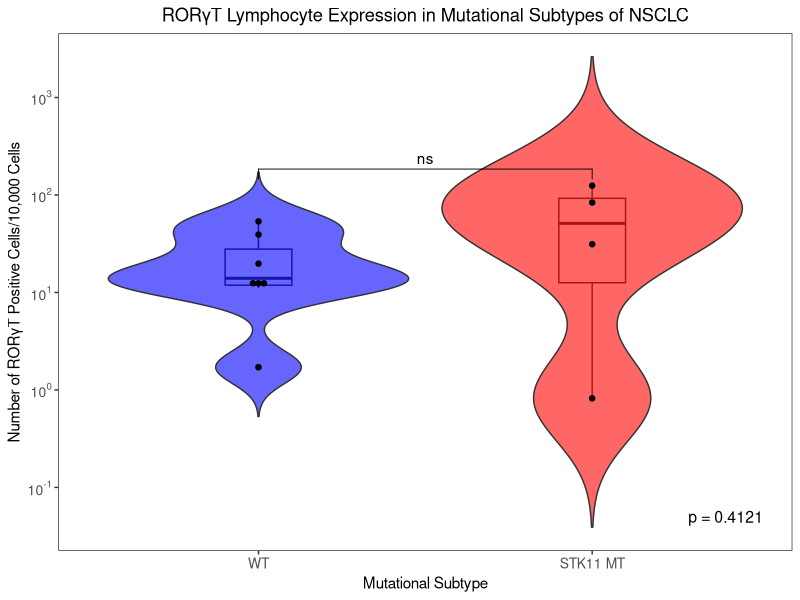

This chart was generated by the following R code:
## Analysis Script ##


# Change wd and load packages
setwd()

library(ggpubr)
library(ggplot2)
library(scales)


# Mann-Whitney U Test #

# Import CSV created in excel
mt_vs_wt_data <- read.csv("stk11_vs_wt.csv")

# Subsetting dependent on if WT or MT
s_wt <- mt_vs_wt_data[mt_vs_wt_data$mutation == "WT", ]
s_mt <- mt_vs_wt_data[mt_vs_wt_data$mutation == "STK11 MT", ]

wt_rorgt <- s_wt$rorgt
mt_rorgt <- s_mt$rorgt

# Running the Mann-Whitney U Test ('wilcox.test')
stat_result <- wilcox.test(wt_rorgt, mt_rorgt)
stat_result
pVal_1 <- wilcox.test(wt_rorgt, mt_rorgt)$p.value
pVal_2 <- format(round(pVal_1, 4), nsmall = 4)
pVal_3 <- paste("p = ", pVal_2, sep = "")


# Violin Plot #

# Violin plot fill colours
cbcols <- c("WT" = "#0000FF",
            "STK11 MT" = "#FF0000")

# Specifying the order of the groups (vs being alphabetised)
## List of comparisons for 'ggpubr' stats
mt_vs_wt_data$mutation <- factor(mt_vs_wt_data$mutation, levels = 
                                   c("WT", "STK11 MT"))
my_comparisons <- list(c("WT", "STK11 MT"))

# Violin plotting, stats and start export
cairo_pdf("./violin_1.pdf")
violin_1 <- ggplot(mt_vs_wt_data, aes(x = mutation, y = rorgt)) +
  geom_boxplot(alpha = 0.5, width = 0.2) + 
  geom_violin(trim = F, aes(mutation, fill = mutation),
              scale = "width", alpha = 0.6) +
  geom_dotplot(binaxis = "y", stackdir = "center", 
               dotsize = 0.5, color = "Black", fill = "Black") +
  scale_y_log10(breaks = trans_breaks("log10", function(x) 10^x),
                labels = trans_format("log10", math_format(10^.x))) +
  scale_fill_manual(values = cbcols) +
  labs(x = "Mutational Subtype", y = "Number of ROR\u03B3T Positive Cells/10,000 Cells") +
  theme_bw() +
  theme(axis.text = element_text(size = 10)) +
  theme(panel.grid.major = element_blank(), panel.grid.minor = element_blank()) +
  theme(legend.position = "none") + 
  ggtitle("ROR\u03B3T Lymphocyte Expression in Mutational Subtypes of NSCLC") +
  theme(plot.title = element_text(hjust = 0.5)) +
  stat_compare_means(comparisons = my_comparisons,
                     label = "p.signif", method = "wilcox.test") +
  annotate("text", label = pVal_3, x = 2.4, y = 0.05, size = 4)

# View plot and save
violin_1
dev.off()

